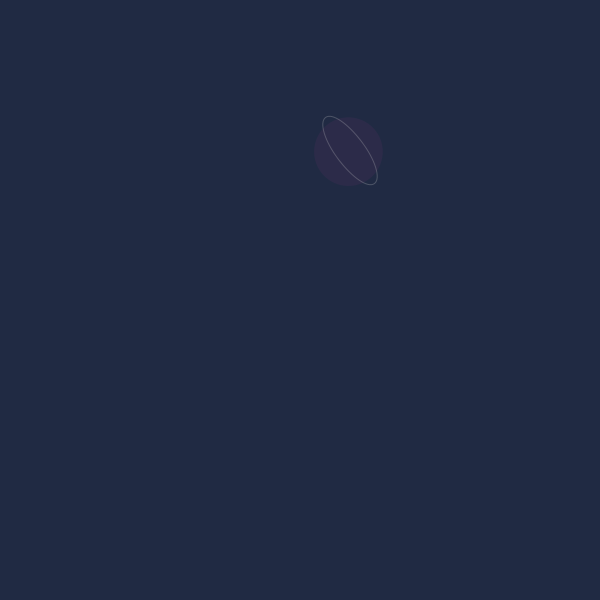
Frame 1 (no input)
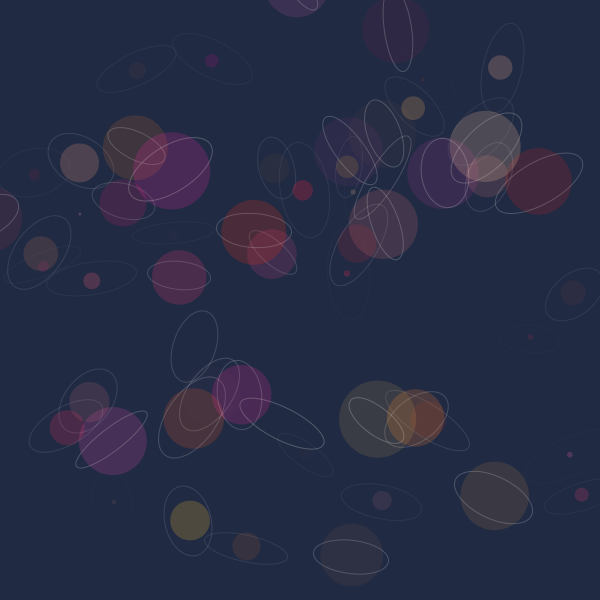
Frame 60 (the mouse pressed at the canvas centre just before this capture)
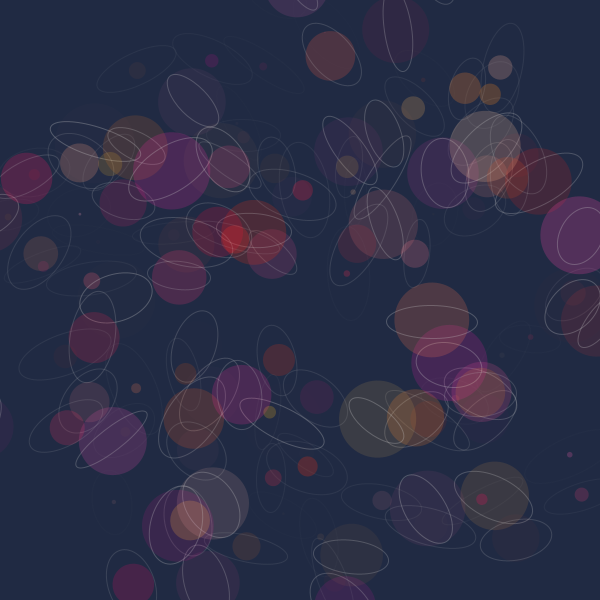
Frame 120 (the mouse held since frame 60 and released just before this capture)

The Processing sketch that drew these frames (run headless with seeded random() and noise(); from frame 60 on, the mouse is pressed at the canvas centre):

// Processing sketch: processing_131106
// ── processing_131106.pde

void setup(){
  size(600,600);
  background(32,42,67);
}

void draw(){
 translate(width/2,height/2);
 rotate(random(TWO_PI));
 noStroke();
 smooth();
 fill(255,random(200),random(200),random(60));
 float x = random(80);
 float y = random(280);
 float z = random(280);
 ellipse(y,z,x,x);
 stroke(200,x);
 noFill();
 ellipse(y,z+2,random(60,100),random(20,50));
 frameRate(20);
}
